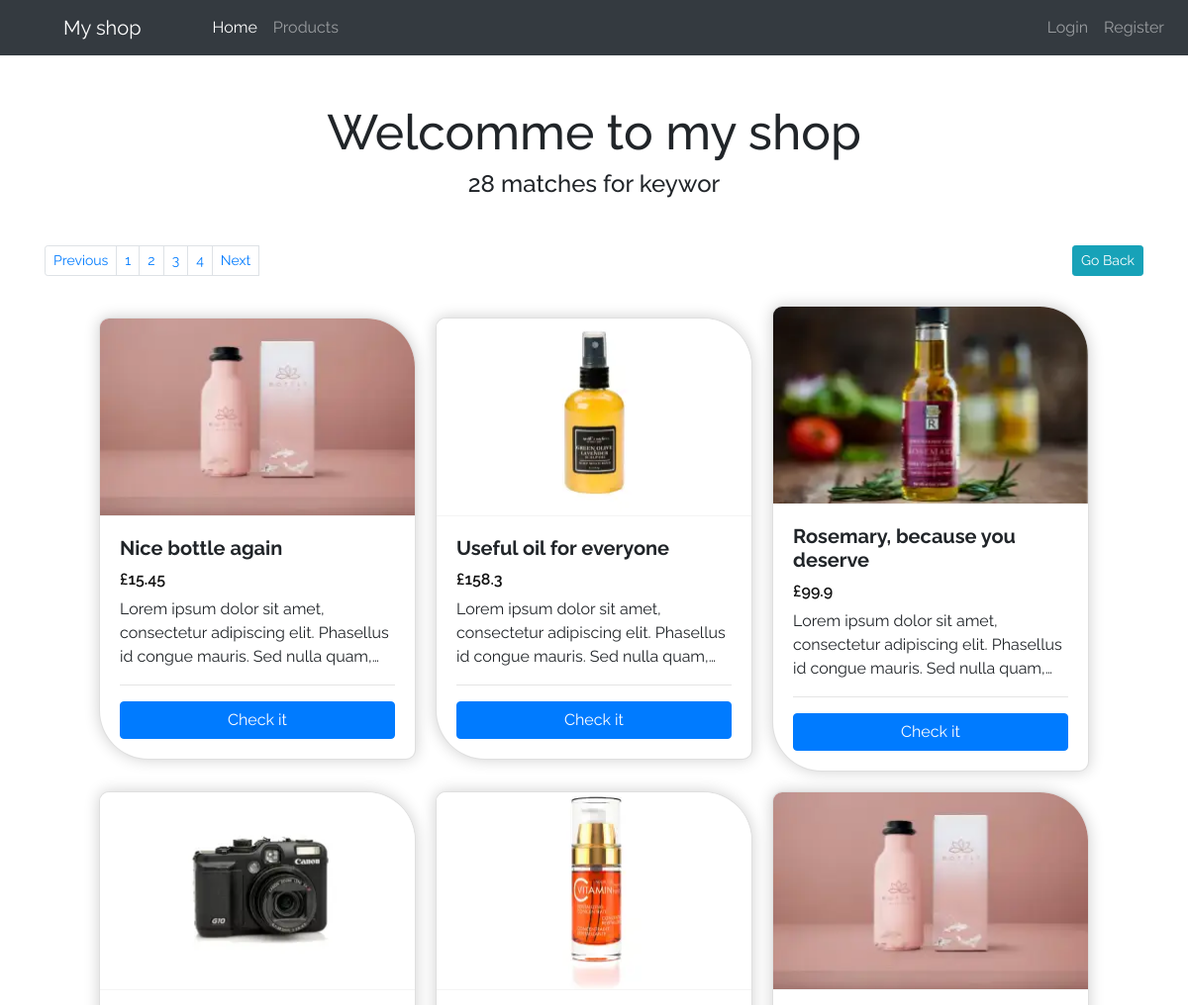
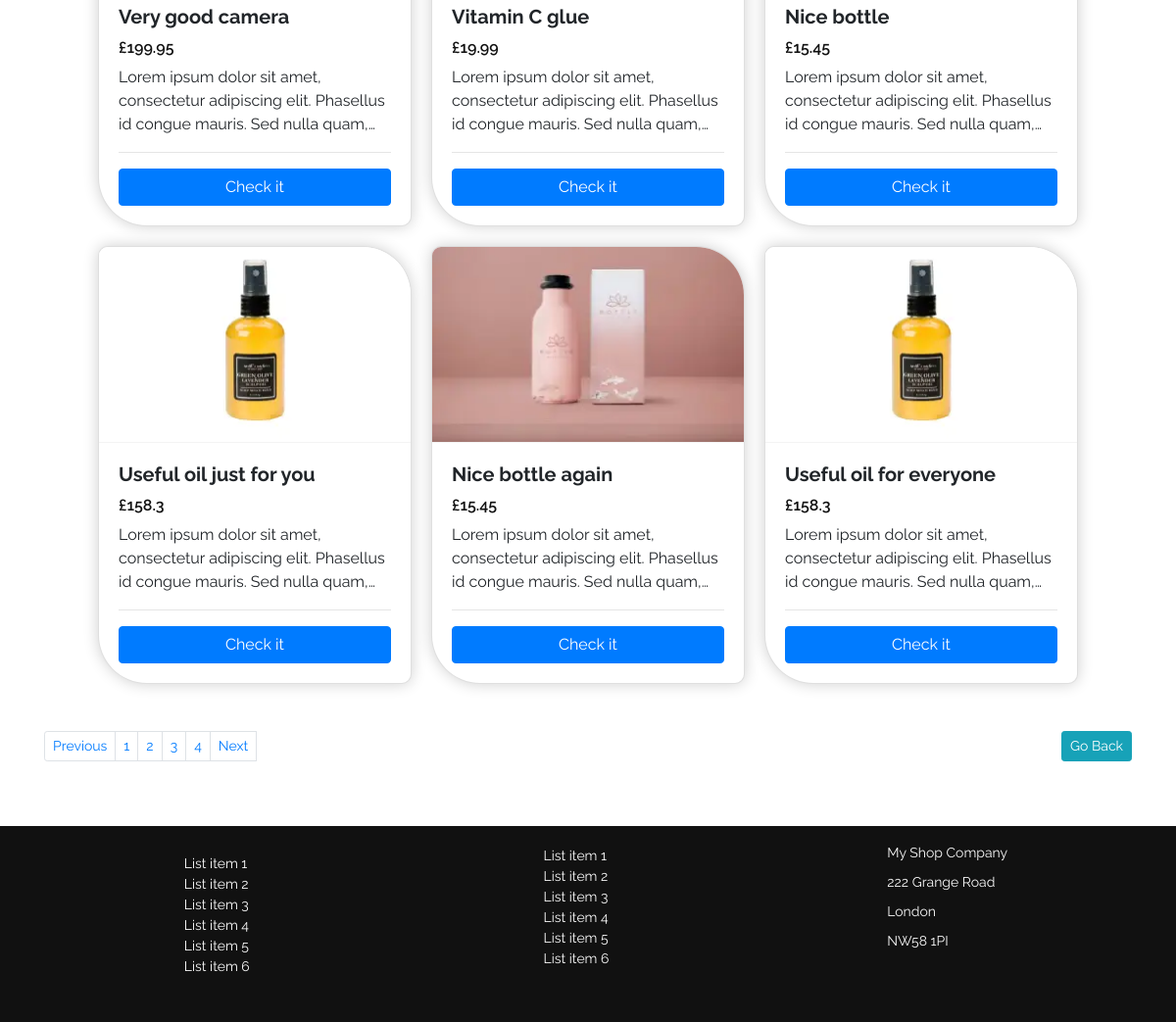
Page /searchCode.php?pageNunber=3 on the committed database (2 pictures, top to bottom).
### tables this page shows
CREATE TABLE `products` (
  `id` bigint(20) NOT NULL,
  `productname` varchar(255) NOT NULL,
  `description` longtext NOT NULL,
  `price` float NOT NULL,
  `image` text NOT NULL,
  `thumbImage` text NOT NULL,
  `created_at` datetime NOT NULL
);

### searchCode.php (the view)
<?php include "header.php"; ?>
<?php
    include "backend/database.php";
    $searchWord = $_GET["search"];
    if (isset($_GET['pageNunber'])) {
        $pageNunber = $_GET['pageNunber'];
    } else {
        $pageNunber = 1;
    }
    $productsPerPage = 9;
    $offset = ($pageNunber-1) * $productsPerPage;
    $total_pages_sql = "SELECT COUNT(*) FROM products WHERE description LIKE '%$searchWord%' OR productname LIKE '%$searchWord%'";
    $result = mysqli_query($con, $total_pages_sql);
    $total_rows = mysqli_fetch_array($result)[0];
    $totalPages = ceil($total_rows / $productsPerPage);
    $sql = "SELECT * FROM products WHERE description LIKE '%$searchWord%' OR productname LIKE '%$searchWord%' LIMIT $offset, $productsPerPage";
    $result = $con->query($sql);
?>
<div class="container">
<h1 class="text-center">Welcomme to my shop</h1>
    <h4 class="text-center"><?php echo "{$total_rows} matches for keywor {$searchWord}"; ?></h4>
    <nav aria-label="Page navigation">
        <ul class="pagination pagination-sm justify-content-start mt-5">
            <li class="page-item">
            <a class="page-link" href="<?php if($pageNunber <= 1){ echo '#'; } else { echo "?pageNunber=".($pageNunber - 1); } ?>" tabindex="-1">Previous</a>
            </li>
            <?php
                for($i=1; $i <= $totalPages; $i += 1){
                    echo "<li class='page-item'><a class='page-link' href='?pageNunber={$i}'>{$i}</a></li>";
                }
            ?>
            <li class="page-item">
            <a class="page-link" href="<?php if($pageNunber >= $totalPages){ echo '#'; } else { echo "?pageNunber=".($pageNunber + 1); } ?>">Next</a>
            </li>
            <button type='button' class='btn btn-sm btn-info ml-auto' onclick='history.back()'>Go Back</button>
        </ul>
    </nav>
<div class="cards">
    <?php
        if ($result->num_rows > 0)
        {
            while($row = $result->fetch_assoc())
            {
               echo "<div class='card'>
                    <img class='card-img-top' src='{$row["thumbImage"]}' alt='{$row["productname"]}'>
                    <div class='card-body'>
                        <h5 class='card-title' style='font-weight: 700;'>{$row["productname"]}</h5>
                        <div class='price'>£{$row["price"]}</div>
                    <p class='card-text cardDescription'>{$row["description"]}</p>
                    <hr>
                        <form action='showproduct.php'  method='get'>
                            <input type='hidden' name='prodID' value='{$row["id"]}'>
                            <button type='submit' class='btn btn-primary w-100'>Check it</button>
                        </form>
                    </div>
                    </div>";
            }
        }
        else {
            echo "0 results";
        }
        ?>
    </div>
    <nav aria-label="Page navigation">
        <ul class="pagination pagination-sm justify-content-start mt-5">
            <li class="page-item">
            <a class="page-link" href="<?php if($pageNunber <= 1){ echo '#'; } else { echo "?pageNunber=".($pageNunber - 1); } ?>" tabindex="-1">Previous</a>
            </li>
            <?php
                for($i=1; $i <= $totalPages; $i += 1){
                    echo "<li class='page-item'><a class='page-link' href='?pageNunber={$i}'>{$i}</a></li>";
                }
            ?>
            <li class="page-item">
            <a class="page-link" href="<?php if($pageNunber >= $totalPages){ echo '#'; } else { echo "?pageNunber=".($pageNunber + 1); } ?>">Next</a>
            </li>
            <button type='button' class='btn btn-sm btn-info ml-auto' onclick='history.back()'>Go Back</button>
        </ul>
    </nav>
<?php include "footer.php"; ?>

### css/style.css (style rules this page uses)
:root { --font-h1: clamp(1.2rem, 4vw + .1rem, 3.5rem); --font-h2: clamp(1rem, 3vw + .1rem, 2.5rem); --font-p: clamp(.5rem, 1vw + .1rem, 1.5rem); --font-p-big: clamp(1rem, 1vw + .1rem, 1.5rem); }
* { padding: 0; margin: 0; box-sizing: border-box; }
body { font-family: 'Raleway', sans-serif; position: relative; }
h1 { font-size: var(--font-h1); }
a { color: #101010; text-decoration: none; }
.btn { white-space: nowrap; }
.cards { display: flex; flex-direction: row; flex-wrap: wrap; justify-content: center; align-items: center; gap: 20px; margin-top: 30px; }
.card { position: relative; width: 20rem; flex-grow: 0; flex-shrink: 0; border-radius: 10px 50px 10px 50px; overflow: hidden; box-shadow: 0px 0px 15px #00000030; }
.price { font-size: 1rem; font-weight: 600; line-height: 100%; color: #111111; margin-bottom: 10px; }
.cardDescription { display: -webkit-box; -webkit-box-orient: vertical; -webkit-line-clamp: 3; overflow: hidden; }
.card-img-top { border-bottom: 1px solid #a3a3a320; }
.card-img-top, .card-img-top img { width: auto; max-height: 200px; aspect-ratio: 1 / 1; }

### rows in the picture
products: thumbImage (picture), productname "Nice bottle again", price "15.45", description "Lorem ipsum dolor sit amet, consectetur adipiscing elit. Phasellus id congue mauris. Sed nulla…"
products: thumbImage (picture), productname "Useful oil for everyone", price "158.3", description "Lorem ipsum dolor sit amet, consectetur adipiscing elit. Phasellus id congue mauris. Sed nulla…"
products: thumbImage (picture), productname "Rosemary, because you deserve", price "99.9", description "Lorem ipsum dolor sit amet, consectetur adipiscing elit. Phasellus id congue mauris. Sed nulla…"
products: thumbImage (picture), productname "Very good camera", price "199.95", description "Lorem ipsum dolor sit amet, consectetur adipiscing elit. Phasellus id congue mauris. Sed nulla…"
products: thumbImage (picture), productname "Vitamin C glue", price "19.99", description "Lorem ipsum dolor sit amet, consectetur adipiscing elit. Phasellus id congue mauris. Sed nulla…"
products: thumbImage (picture), productname "Nice bottle", price "15.45", description "Lorem ipsum dolor sit amet, consectetur adipiscing elit. Phasellus id congue mauris. Sed nulla…"
products: thumbImage (picture), productname "Useful oil just for you", price "158.3", description "Lorem ipsum dolor sit amet, consectetur adipiscing elit. Phasellus id congue mauris. Sed nulla…"
products: thumbImage (picture), productname "Nice bottle again", price "15.45", description "Lorem ipsum dolor sit amet, consectetur adipiscing elit. Phasellus id congue mauris. Sed nulla…"
products: thumbImage (picture), productname "Useful oil for everyone", price "158.3", description "Lorem ipsum dolor sit amet, consectetur adipiscing elit. Phasellus id congue mauris. Sed nulla…"

### other values in the picture
$total_rows "28"
$i "1"
$i "2"
$i "3"
$i "4"
